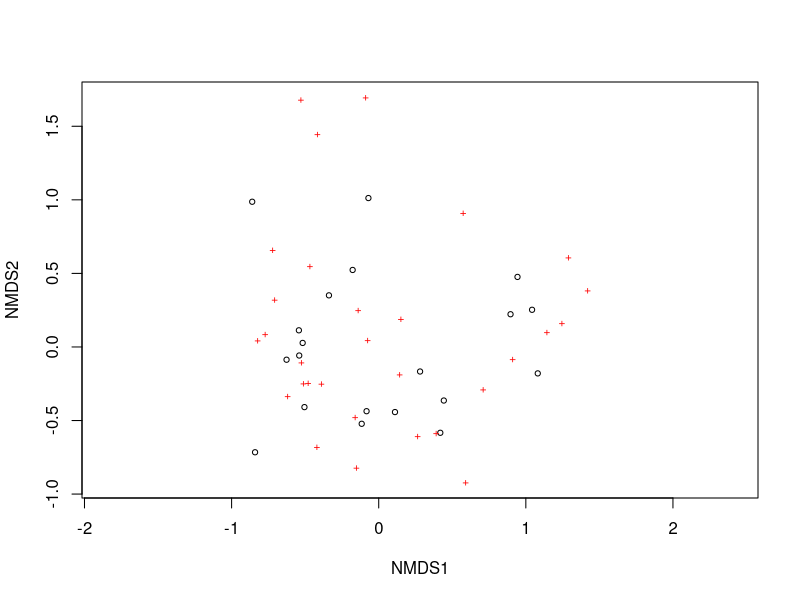
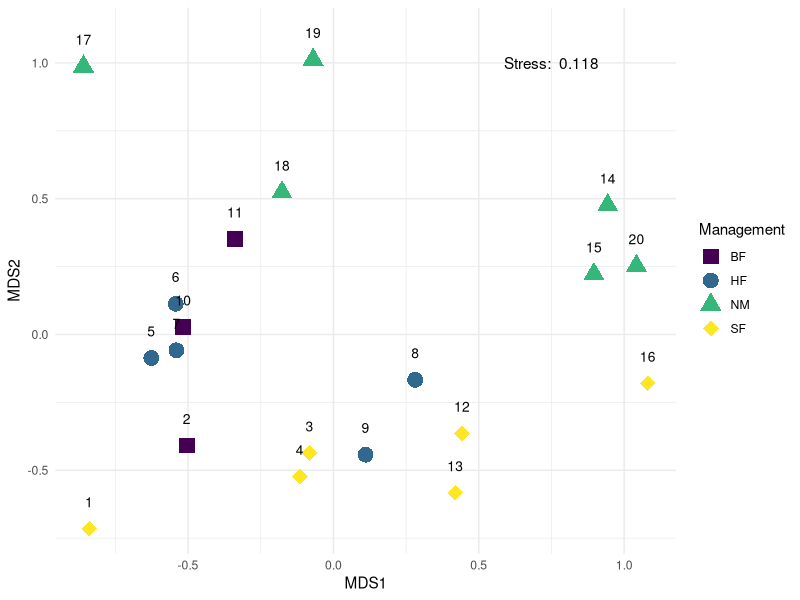

Reproduce these figures in R, in order. (Note: this script raises an error after producing the figures.)
#' @title: MDS for SEER
#' @author: Dean A. Erasmus
#' @description
#' Multidimensional Scaling for Soil Ecology and Entomology Research lab.
#' 

# Setup ----

rm(list = ls())
getwd()

# packages

library(tidyverse)
library(vegan)

### ## # ## ### ## # ## ### ## # ## ###

# Data ----

# abundances; sample data; taxonomic data
data(dune); data(dune.env); data(dune.taxon)

# conserve the order of the data for joining later

### ## # ## ### ## # ## ### ## # ## ###

# MDS ----

# Bray-Curtis is the standard for community abundances
dune_mds <- metaMDS(dune, distance = 'bray')

# default plot
plot(dune_mds)

## MDS Plot Data ----

dune_mds$stress # this is important to report
dune_mds$points # this is what we want to plot

# MDS points + environmental variables
dune_mds.df <- bind_cols(dune_mds$points, dune.env) |> rownames_to_column('ID')
  
dune_mds.df

## MDS Plot ----

dune_mds.gg <- dune_mds.df |> 
  
  # plot
  ggplot(aes(x = MDS1, y = MDS2, label = ID,
             shape = Management, colour = Management)) +
  
  # plot points
  geom_point(size = 5, alpha = 1) +
  scale_shape_manual(values = c(15:(15+nlevels(dune_mds.df$Management)))) +
  scale_color_viridis_d(option = 'D') +
  
  # plot text
  geom_text(col = 'black', size = 10, size.unit = 'pt', nudge_y = 0.1) +
  # remove colour to inherit above values
  
  # stress value
  annotate('text', x = 0.75, y = 1.0,
           label = paste('Stress: ', round(dune_mds$stress, 3))) +

  # plot theme and axes
  labs(color = "Management", shape = "Management") + # for legend
  theme_minimal() +
  theme(legend.position = 'right') # blank removes legend, else: bottom, top, left, or right

dune_mds.gg

# save file as svg
ggsave(filename = 'plots/mds.svg', plot = dune_mds.gg,
       width = 2048, height = 1536, units = 'px', bg = 'white')

### ## # ## ### ## # ## ### ## # ## ###
